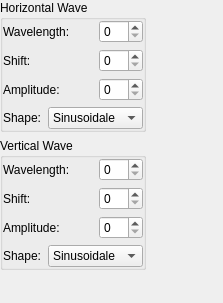
<ui version="4.0" >
 <class>WdgWaveOptions</class>
 <widget class="QWidget" name="WdgWaveOptions" >
  <property name="geometry" >
   <rect>
    <x>0</x>
    <y>0</y>
    <width>223</width>
    <height>303</height>
   </rect>
  </property>
  <layout class="QGridLayout" >
   <property name="margin" >
    <number>0</number>
   </property>
   <property name="spacing" >
    <number>6</number>
   </property>
   <item row="0" column="1" >
    <spacer>
     <property name="orientation" >
      <enum>Qt::Horizontal</enum>
     </property>
     <property name="sizeType" >
      <enum>QSizePolicy::Expanding</enum>
     </property>
     <property name="sizeHint" >
      <size>
       <width>60</width>
       <height>20</height>
      </size>
     </property>
    </spacer>
   </item>
   <item row="2" column="0" >
    <spacer>
     <property name="orientation" >
      <enum>Qt::Vertical</enum>
     </property>
     <property name="sizeType" >
      <enum>QSizePolicy::Expanding</enum>
     </property>
     <property name="sizeHint" >
      <size>
       <width>20</width>
       <height>60</height>
      </size>
     </property>
    </spacer>
   </item>
   <item row="0" column="0" >
    <widget class="QGroupBox" name="groupBox1" >
     <property name="title" >
      <string>Horizontal Wave</string>
     </property>
     <layout class="QGridLayout" >
      <property name="margin" >
       <number>0</number>
      </property>
      <property name="spacing" >
       <number>6</number>
      </property>
      <item row="0" column="0" colspan="2" >
       <widget class="QLabel" name="textLabel1" >
        <property name="text" >
         <string>Wavelength:</string>
        </property>
        <property name="wordWrap" >
         <bool>false</bool>
        </property>
       </widget>
      </item>
      <item row="0" column="2" >
       <widget class="QSpinBox" native="1" name="intHWavelength" />
      </item>
      <item row="1" column="0" colspan="2" >
       <widget class="QLabel" name="textLabel2" >
        <property name="text" >
         <string>Shift:</string>
        </property>
        <property name="wordWrap" >
         <bool>false</bool>
        </property>
       </widget>
      </item>
      <item row="1" column="2" >
       <widget class="QSpinBox" native="1" name="intHShift" />
      </item>
      <item row="2" column="0" colspan="2" >
       <widget class="QLabel" name="textLabel2_2" >
        <property name="text" >
         <string>Amplitude:</string>
        </property>
        <property name="wordWrap" >
         <bool>false</bool>
        </property>
       </widget>
      </item>
      <item row="2" column="2" >
       <widget class="QSpinBox" native="1" name="intHAmplitude" />
      </item>
      <item row="3" column="1" colspan="2" >
       <widget class="KComboBox" name="cbHShape" >
        <item>
         <property name="text" >
          <string>Sinusoidale</string>
         </property>
        </item>
        <item>
         <property name="text" >
          <string>Triangle</string>
         </property>
        </item>
       </widget>
      </item>
      <item row="3" column="0" >
       <widget class="QLabel" name="textLabel1_2" >
        <property name="text" >
         <string>Shape:</string>
        </property>
        <property name="wordWrap" >
         <bool>false</bool>
        </property>
       </widget>
      </item>
     </layout>
    </widget>
   </item>
   <item row="1" column="0" >
    <widget class="QGroupBox" name="Vertical_wave" >
     <property name="title" >
      <string>Vertical Wave</string>
     </property>
     <layout class="QGridLayout" >
      <property name="margin" >
       <number>0</number>
      </property>
      <property name="spacing" >
       <number>6</number>
      </property>
      <item row="0" column="0" colspan="2" >
       <widget class="QLabel" name="textLabel1_3" >
        <property name="text" >
         <string>Wavelength:</string>
        </property>
        <property name="wordWrap" >
         <bool>false</bool>
        </property>
       </widget>
      </item>
      <item row="0" column="2" >
       <widget class="QSpinBox" native="1" name="intVWavelength" />
      </item>
      <item row="1" column="0" colspan="2" >
       <widget class="QLabel" name="textLabel2_3" >
        <property name="text" >
         <string>Shift:</string>
        </property>
        <property name="wordWrap" >
         <bool>false</bool>
        </property>
       </widget>
      </item>
      <item row="1" column="2" >
       <widget class="QSpinBox" native="1" name="intVShift" />
      </item>
      <item row="2" column="0" colspan="2" >
       <widget class="QLabel" name="textLabel2_2_2" >
        <property name="text" >
         <string>Amplitude:</string>
        </property>
        <property name="wordWrap" >
         <bool>false</bool>
        </property>
       </widget>
      </item>
      <item row="2" column="2" >
       <widget class="QSpinBox" native="1" name="intVAmplitude" />
      </item>
      <item row="3" column="1" colspan="2" >
       <widget class="KComboBox" name="cbVShape" >
        <item>
         <property name="text" >
          <string>Sinusoidale</string>
         </property>
        </item>
        <item>
         <property name="text" >
          <string>Triangle</string>
         </property>
        </item>
       </widget>
      </item>
      <item row="3" column="0" >
       <widget class="QLabel" name="textLabel1_2_2" >
        <property name="text" >
         <string>Shape:</string>
        </property>
        <property name="wordWrap" >
         <bool>false</bool>
        </property>
       </widget>
      </item>
     </layout>
    </widget>
   </item>
  </layout>
 </widget>
 <layoutdefault spacing="6" margin="11" />
  <customwidgets>
  <customwidget>
   <class>KComboBox</class>
   <extends>QComboBox</extends>
   <header>kcombobox.h</header>
  </customwidget>
 </customwidgets>
 <resources/>
 <connections/>
</ui>
